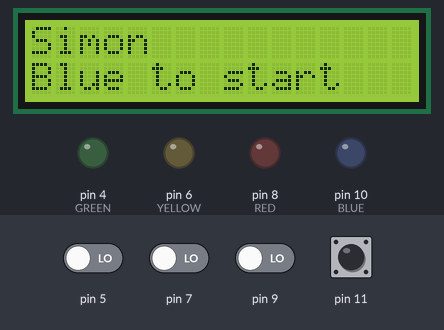
Simulated run of this sketch. Board: Arduino Uno, built with avr-gcc and run on an emulated ATmega328P. Parts: 16×2 character LCD, output pins drawn as LEDs (lit = HIGH). The test bench sets the inputs (shaded band); at power-on: pin 5, pin 7, pin 9, pin 11 LOW. Random numbers use the default seed unless the sketch sets one.

Above: at 1.2 s.
1.3 s: pin 11 pulsed HIGH 2 times (0.12 s each, 0.3 s apart)
At 2.1 s:
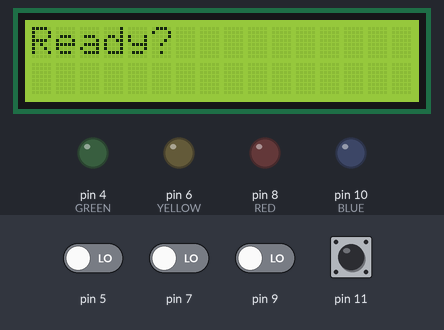
At 4.2 s:
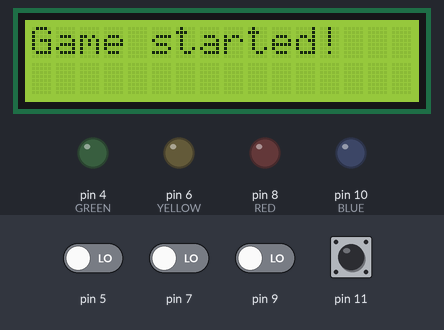
4.9 s: pin 5 driven HIGH
At 8.1 s:
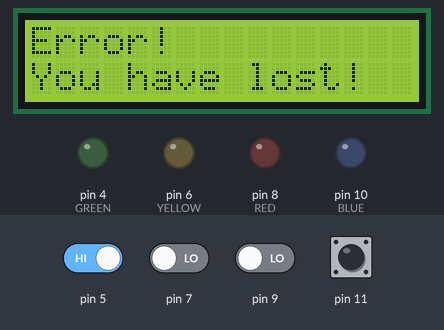
Timing chart, 0 to 9.6 s (numbered marks = the images above; inputs shaded):
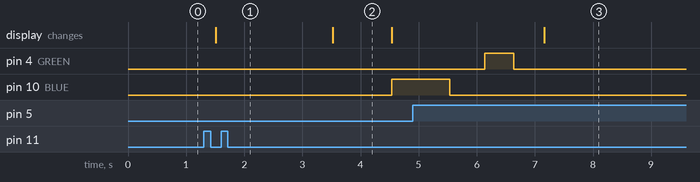

Measured:
- after the input at 1.3 s, pin 10 (BLUE): LOW → HIGH after 3.2 s; the display: changes after 0.21 s (image 1)
- after the input at 4.9 s, pin 4 (GREEN): LOW → HIGH after 1.2 s, → LOW 0.50 s later; the display: changes after 2.3 s (image 3)
- what the display in image 2 shows lasts 1.0 s, from 3.5 s to 4.5 s

The sketch:

simon.ino
```cpp
#include <LiquidCrystal_I2C.h>

LiquidCrystal_I2C lcd(0x27, 16, 2);

// Pins for leds
const byte BLUE = 10;
const byte RED = 8;
const byte YELLOW = 6;
const byte GREEN = 4;

// number of secuences must play to win
byte plays[25] = {};

// cursor for the position in the sequence while
// the player is repeating it
byte playPosition = 0;

// position where the sequence ends
byte playLimit = 0;

// for avoid the functionality of button
// and control if game is started
boolean bloquedButtons = true;
boolean gameStarted = false;

void setup() {

  // Init leds
  pinMode(BLUE, OUTPUT);
  pinMode(RED, OUTPUT);
  pinMode(YELLOW, OUTPUT);
  pinMode(GREEN, OUTPUT);

  // Init buttons
  pinMode(BLUE + 1, INPUT);
  pinMode(RED + 1, INPUT);
  pinMode(YELLOW + 1, INPUT);
  pinMode(GREEN + 1, INPUT);

  // Init the LCD and show the welcome message
  lcd.begin();
  startMessage();

}

void loop() {

  // checking if the games is started
  if(!gameStarted) {
    checkStartGame();
  }

  // when the buttons are unblocked, it must check if
  // any is pressed, and execute their corresponsive actions
  if(!bloquedButtons) {

    byte buttons[4] = { BLUE + 1, RED + 1, YELLOW + 1, GREEN + 1 };

    for(byte i = 0; i < sizeof(buttons) / sizeof(buttons[0]); i++) {

      if(digitalRead(buttons[i]) == HIGH) {

        // delay for avoid rebounds and electrical noise
        delay(100);

        digitalWrite(buttons[i] - 1, HIGH);
        delay(500);
        digitalWrite(buttons[i] - 1, LOW);
        delay(500);

        if(plays[playPosition] == buttons[i] - 1) {

          // the player has pressed the correct button. Shows a message to inform it and,
          // if the player as finished the current sequence, shows the next.

          showMessage(0, 1, "Correct!", false);
          playPosition++;
          if(playPosition == playLimit) {
            playPosition = 0;
            bloquedButtons = true;
            showSequence();
          }

        } else {

          // the player has produced an error. Shows a message to inform the error and resets the game.
          showMessage(0, 0, "Error!", true);
          showMessage(0, 1, "You have lost!", false);
          bloquedButtons = true;
          gameStarted = false;
          delay(3000);
          startMessage();
        }

      }

    }

  }

}

/**
 * checkStartGame
 * checks if blue button has been pressed and, if so,
 * shows messages to start the game and the first sequence
 */
void checkStartGame() {

  if(digitalRead(BLUE + 1) == HIGH) {

    // delay for avoid rebounds and electrical noise
    delay(100);

    if(digitalRead(BLUE + 1) == LOW) {

      // game is started, shows the messages
      gameStarted = true;
      showMessage(0, 0, "Ready?", true);
      delay(2000);
      showMessage(0, 0, "Game started!", true);
      delay(1000);

      // resets the variables to control positions and shows the first sequence
      playPosition = 0;
      playLimit = 0;
      showSequence();
    }

  }

}

/**
 * startMessage
 * shows two messages in the LCD about the game
 */
void startMessage() {
  showMessage(0, 0, "Simon", true);
  showMessage(0, 1, "Blue to start", false);
}

/**
 * showMessage
 * print messages in the LCD
 * col byte the column of the LCD where the message must starts
 * row byte the row of the LCD where the message must printed
 * message String the message to show in the LCD
 * clearScreen boolena if is necessary to clean the screen before show the message
 */
void showMessage(byte col, byte row, String message, boolean clearScreen) {
  if(clearScreen) {
    lcd.clear();
  }
  lcd.setCursor(col, row);
  lcd.print(message);
}

/**
 * showSequence
 * choose aleatory a light and checks if the player has completed
 * the total of sequences can store the array 'plays[]'. If so,
 * show the message that the player is a winner, otherwise, plays the sequence
 */
void showSequence() {

  randomSeed(millis() / (playLimit + 1));
  byte id = random(4);

  switch(id){
    case 0:
      plays[playLimit] = BLUE;
    break;
    case 1:
      plays[playLimit] = RED;
    break;
    case 2:
      plays[playLimit] = YELLOW;
    break;
    case 3:
      plays[playLimit] = GREEN;
    break;
  }

  playLimit++;

  if(playLimit > sizeof(plays)/sizeof(plays[0])) {

    // player has completed all the sequences of the game,
    // must shows the message to inform he wins the game
    gameStarted = false;
    showMessage(0, 0, "Congratulations!", true);
    showMessage(0, 1, "You have win!", false);
    delay(3000);
    startMessage();

  } else {

    // player still hasn't finished all the sequences, it shows the next

    showMessage(0, 0, "Play #" + (String)playLimit, true);

    for(byte i = 0; i < playLimit; i++) {
      digitalWrite(plays[i], HIGH);
      delay(1000);
      digitalWrite(plays[i], LOW);
      delay(500);
    }

    bloquedButtons = false;

  }

}
```
